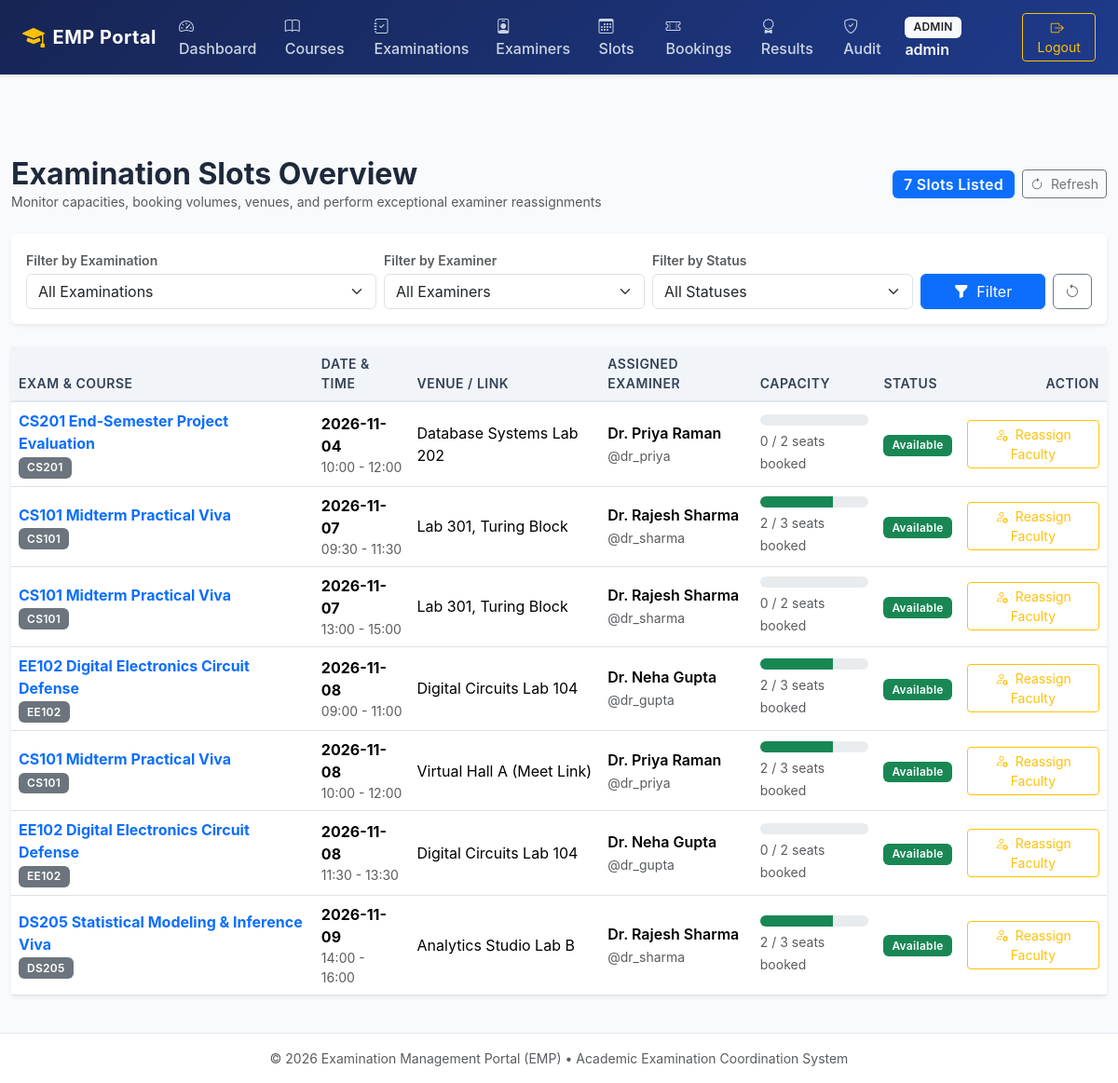
/admin/slots (signed in), run on an earlier commit of the app's database.
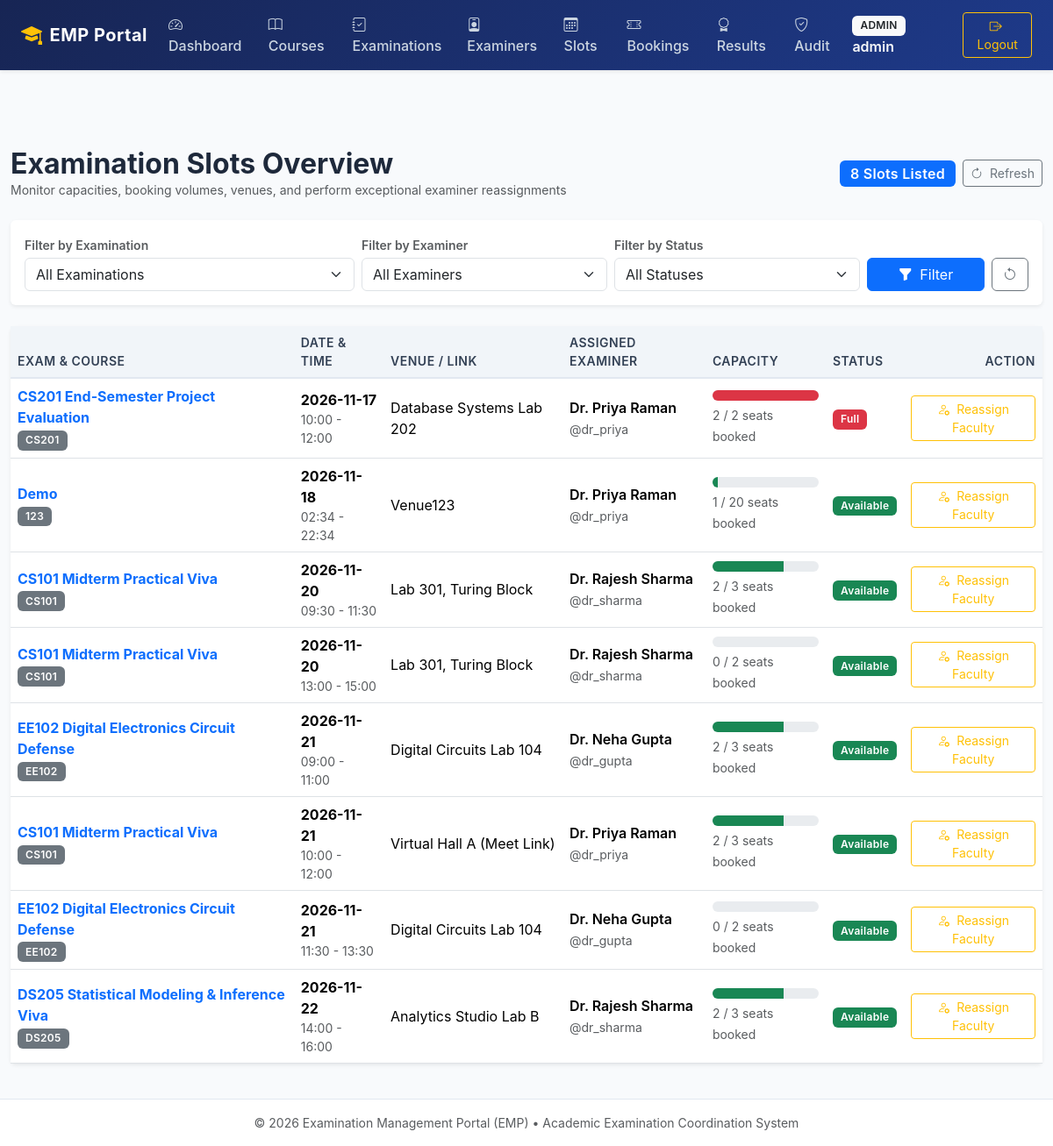
And on a later commit of the database.
### tables this page shows
CREATE TABLE examination_slots (
    id INTEGER PRIMARY KEY AUTOINCREMENT,
    examination_id INTEGER NOT NULL,
    examiner_id INTEGER NOT NULL,
    slot_date DATE NOT NULL,
    start_time TIME NOT NULL,
    end_time TIME NOT NULL,
    venue_or_link VARCHAR(150) NOT NULL,
    capacity INTEGER NOT NULL CHECK(capacity > 0),
    booked_count INTEGER NOT NULL DEFAULT 0 CHECK(booked_count >= 0),
    status VARCHAR(20) NOT NULL DEFAULT 'available' CHECK(status IN ('available', 'full', 'cancelled')),
    created_at TIMESTAMP NOT NULL DEFAULT CURRENT_TIMESTAMP,
    FOREIGN KEY (examination_id) REFERENCES examinations(id) ON DELETE RESTRICT,
    FOREIGN KEY (examiner_id) REFERENCES users(id) ON DELETE RESTRICT
);

CREATE TABLE examinations (
    id INTEGER PRIMARY KEY AUTOINCREMENT,
    course_id INTEGER NOT NULL,
    title VARCHAR(150) NOT NULL,
    exam_type VARCHAR(50) NOT NULL,
    duration_minutes INTEGER NOT NULL,
    max_marks REAL NOT NULL,
    slot_creation_start TIMESTAMP NOT NULL,
    slot_creation_end TIMESTAMP NOT NULL,
    booking_start TIMESTAMP NOT NULL,
    booking_end TIMESTAMP NOT NULL,
    status VARCHAR(20) NOT NULL DEFAULT 'draft' CHECK(status IN ('draft', 'slot_creation', 'booking_open', 'closed', 'completed')),
    created_at TIMESTAMP NOT NULL DEFAULT CURRENT_TIMESTAMP,
    FOREIGN KEY (course_id) REFERENCES courses(id) ON DELETE RESTRICT
);

CREATE TABLE courses (
    id INTEGER PRIMARY KEY AUTOINCREMENT,
    code VARCHAR(20) UNIQUE NOT NULL,
    name VARCHAR(150) NOT NULL,
    description TEXT,
    is_active INTEGER NOT NULL DEFAULT 1,
    created_at TIMESTAMP NOT NULL DEFAULT CURRENT_TIMESTAMP
);

CREATE TABLE users (
    id INTEGER PRIMARY KEY AUTOINCREMENT,
    username VARCHAR(80) UNIQUE NOT NULL,
    email VARCHAR(120) UNIQUE NOT NULL,
    password_hash VARCHAR(255) NOT NULL,
    role VARCHAR(20) NOT NULL CHECK(role IN ('admin', 'examiner', 'student')),
    is_active INTEGER NOT NULL DEFAULT 1,
    created_at TIMESTAMP NOT NULL DEFAULT CURRENT_TIMESTAMP
);

### app/routes/admin.py (the view)
@admin_bp.route('/slots')
def slots():
    exam_id = request.args.get('examination_id', '').strip()
    examiner_id = request.args.get('examiner_id', '').strip()
    status = request.args.get('status', '').strip()
    slot_list = get_slots(
        examination_id=exam_id if exam_id else None,
        examiner_id=examiner_id if examiner_id else None,
        status=status if status else None
    )
    exams = get_examinations()
    examiners_list = list_examiners(approval_status='approved')
    return render_template(
        'admin/slots.html',
        slots=slot_list,
        exams=exams,
        examiners=examiners_list,
        selected_exam=exam_id,
        selected_examiner=examiner_id,
        selected_status=status
    )

### app/database.py (called while the page is built)
def get_db(db_path=None):
    if db_path is None:
        try:
            db_path = current_app.config['DATABASE_PATH']
        except RuntimeError:
            from app.config import Config
            db_path = Config.DATABASE_PATH
    try:
        if 'db' not in g:
            if db_path != ':memory:':
                os.makedirs(os.path.dirname(os.path.abspath(db_path)), exist_ok=True)
            conn = sqlite3.connect(db_path)
            conn.row_factory = sqlite3.Row
            conn.execute("PRAGMA foreign_keys = ON;")
            g.db = conn
        return g.db
    except RuntimeError:
        if db_path != ':memory:':
            os.makedirs(os.path.dirname(os.path.abspath(db_path)), exist_ok=True)
        conn = sqlite3.connect(db_path)
        conn.row_factory = sqlite3.Row
        conn.execute("PRAGMA foreign_keys = ON;")
        return conn

### app/routes/admin.py (called while the page is built)
@admin_bp.before_request
@role_required('admin')
def check_admin():
    pass

### app/templates/admin/slots.html (shortened to what the changed rows need)
{% extends "base.html" %}
{% block content %}
<div class="d-flex justify-content-between align-items-center mb-4">
    <div>
        <h2 class="fw-bold mb-0">Examination Slots Overview</h2>
    </div>
    <div class="d-flex align-items-center gap-2">
        <span class="badge bg-primary fs-6">{{ slots|length }} Slot{% if slots|length != 1 %}s{% endif %} Listed</span>
        <a href="{{ url_for('admin.slots') }}" class="btn btn-outline-secondary btn-sm" title="Refresh data">
            <i class="bi bi-arrow-clockwise me-1"></i> Refresh
        </a>
    </div>
</div>
<div class="card shadow-sm border-0">
    <div class="card-body p-0">
        {% if slots %}
        <div class="table-responsive">
            <table class="table table-hover table-emp align-middle mb-0">
                <thead>
                    <tr>
                        <th>Exam & Course</th>
                        <th>Date & Time</th>
                        <th>Venue / Link</th>
                        <th>Assigned Examiner</th>
                        <th>Capacity</th>
                        <th>Status</th>
                        <th class="text-end">Action</th>
                    </tr>
                </thead>
                <tbody>
                    {% for s in slots %}
                    <tr>
                        <td>
                            <div class="fw-bold text-primary">{{ s.exam_title }}</div>
                            <span class="badge bg-secondary">{{ s.course_code }}</span>
                        </td>
                        <td>
                            <strong>{{ s.slot_date }}</strong>
                            <div class="small text-muted">{{ s.start_time }} - {{ s.end_time }}</div>
                        </td>
                        <td>{{ s.venue_or_link }}</td>
                        <td>
                            <div class="fw-semibold">{{ s.examiner_name }}</div>
                            <small class="text-muted">@{{ s.examiner_username }}</small>
                        </td>
                        <td>
                            <div class="progress mb-1" style="height: 12px;">
                                <div class="progress-bar {% if s.booked_count >= s.capacity %}bg-danger{% else %}bg-success{% endif %}"
                                     style="width: {{ [((s.booked_count / s.capacity * 100) | round), 100] | min }}%;">
                                </div>
                            </div>
                            <small class="text-muted">{{ s.booked_count }} / {{ s.capacity }} seats booked</small>
                        </td>
                        <td>{{ s.status | status_badge | safe }}</td>
                        <td class="text-end">
                            <button type="button" class="btn btn-outline-warning btn-sm" data-bs-toggle="modal" data-bs-target="#reassignModal{{ s.id }}">
                                <i class="bi bi-person-gear me-1"></i> Reassign Faculty
                            </button>
                        </td>
                    </tr>
                    {% endfor %}
                </tbody>
            </table>
        </div>
        {% endif %}
    </div>
</div>
{% endblock %}

What changed in the data, as far as the page shows it:
changed examination_slots "Database Systems Lab 202": slot_date "2026-11-04" → "2026-11-17"; booked_count "0" → "2"; status "available" → "full" (drawn); status|status_badge "Available" → "Full"
added examination_slots: exam_title "Demo", course_code "123", slot_date "2026-11-18", start_time "02:34", end_time "22:34", venue_or_link "Venue123", examiner_name "Dr. Priya Raman", examiner_username "dr_priya", booked_count "1", capacity "20", status|status_badge "Available"
changed examination_slots (number 3 of 8 on the later page): slot_date "2026-11-07" → "2026-11-20"
changed examination_slots (number 4 of 8 on the later page): slot_date "2026-11-07" → "2026-11-20"
changed examination_slots (number 5 of 8 on the later page): slot_date "2026-11-08" → "2026-11-21"
changed examination_slots "Virtual Hall A (Meet Link)": slot_date "2026-11-08" → "2026-11-21"
changed examination_slots (number 7 of 8 on the later page): slot_date "2026-11-08" → "2026-11-21"
changed examination_slots "Analytics Studio Lab B": slot_date "2026-11-09" → "2026-11-22"
Also different on the page:
{{ slots|length }}: "7" → "8"
